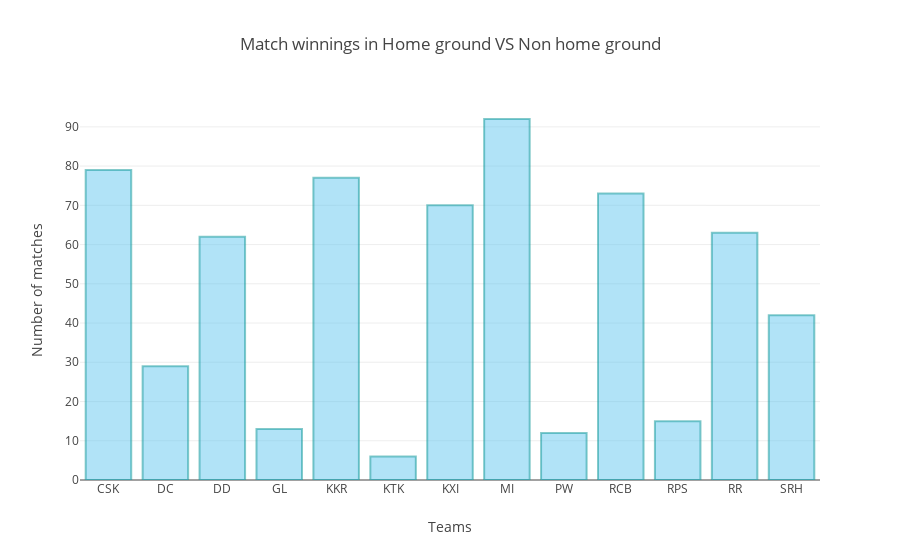

Source (notebook cell):
### Code cell
####Plotting the analysis of homeground....


trace0 = Bar(x=homegrnd_pivot[homegrnd_pivot['home_grnd']==0]['winner'],
             y=homegrnd_pivot[homegrnd_pivot['home_grnd']==0]['count'],
             marker=dict(color='rgba(100,200,240,0.5)',
                         line=dict(width=2,color='rgba(10,150,150,0.5)')),
             name="Non home ground"
            )

trace1 =Bar(x=homegrnd_pivot[homegrnd_pivot['home_grnd']==1]['winner'],
            y=homegrnd_pivot[homegrnd_pivot['home_grnd']==1]['count'],
            marker=dict(color='rgba(200,202,225,0.9)',
                        line= dict(width=2, color='rgba(100,160,200,0.5)')),
            name="home ground"
           )

layout = Layout(title="Match winnings in Home ground VS Non home ground",
                xaxis=dict(title="Teams"),
                yaxis=dict(title="Number of matches"))

plotly.offline.iplot({
    "data":[trace0,trace1],
    "layout":layout
})

### Figure 1 — Plotly figure (JSON) as saved in the notebook; plotly's stock layout.template omitted (floating-point values rounded to 4 significant figures)
{"data": [{"marker": {"color": "rgba(100,200,240,0.5)", "line": {"color": "rgba(10,150,150,0.5)", "width": 2}}, "name": "Non home ground", "type": "bar", "x": ["CSK", "DC", "DD", "GL", "KKR", "KTK", "KXI", "MI", "PW", "RCB", "RPS", "RR", "SRH"], "y": [79, 29, 62, 13, 77, 6, 70, 92, 12, 73, 15, 63, 42]}, {"marker": {"color": "rgba(200,202,225,0.9)", "line": {"color": "rgba(100,160,200,0.5)", "width": 2}}, "name": "home ground", "type": "bar", "x": [], "y": []}], "layout": {"title": "Match winnings in Home ground VS Non home ground", "xaxis": {"title": "Teams"}, "yaxis": {"title": "Number of matches"}}}
